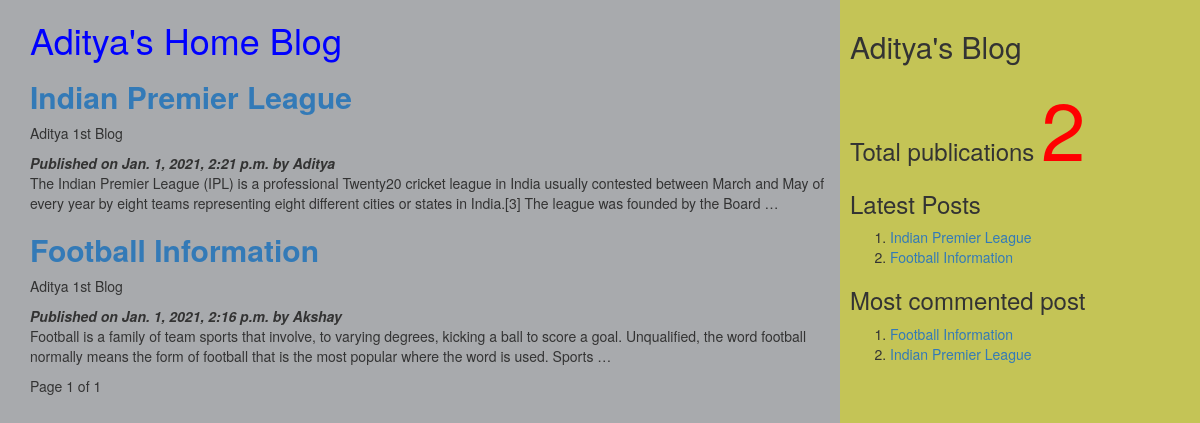
The page / on the database its author committed.
### myApp/models.py (models this page shows, shortened)
class Post(models.Model):
          tags=TaggableManager()
          STATUS_CHOICES=(('draft','Draft'),('published','Published'))
          title=models.CharField(max_length=256)
          slug=models.SlugField(max_length=264,unique_for_date='publish')
          author=models.ForeignKey(User,related_name='blog_posts',on_delete= models.CASCADE)
          body=models.TextField()
          publish=models.DateTimeField(default=timezone.now)
          created=models.DateTimeField(auto_now_add=True)
          updated=models.DateTimeField(auto_now=True)
          status= models.CharField(max_length=10,choices=STATUS_CHOICES,default='draft')
          objects=CustomManager()
          class Meta:
                ordering=('-publish',)
          def get_absolute_url(self):
                return reverse('post_detail',args=[self.publish.year,self.publish.strftime('%m'),self.publish.strftime('%d'),self.slug])

### myApp/views.py (the view)
# urls.py: url(r'^$',views.post_list_view),
def post_list_view(request,tag_slug=None):
    post_list=Post.objects.all()
    tag=None
    if tag_slug:
        tag=get_object_or_404(Tag,slug=tag_slug)#provided slug
        post_list=post_list.filter(tags__in=[tag])
    paginator=Paginator(post_list,2) #step1
    page_number=request.GET.get('page') #step2
    try:
       post_list=paginator.page(page_number) #step2
    except PageNotAnInteger:
       post_list=paginator.page(1) #step 3
    except EmptyPage:
      post_list=paginator.page(paginator.num_pages) #step 4
    d={'post_list':post_list,'tag':tag}
    return render(request,'myApp/post_list.html',d)

### myApp/models.py (called while the page is built)
    def get_queryset(self):
        return super().get_queryset().filter(status='published')

### myApp/templatetags/mytags.py (called while the page is built)
@register.simple_tag
def total_posts():
    return Post.objects.count()

@register.inclusion_tag('myApp/latest_post.html')
def show_latest_posts(count=3):
    latest_posts=Post.objects.order_by('-publish')[:count]
    return {'latest_posts':latest_posts}

@register.simple_tag
def get_most_commented_posts(count=2):
    return Post.objects.annotate(total_comments=Count('comments')).order_by('-total_comments')[:count]

### templates/myApp/post_list.html (shortened to what this page needs)
<html>
    {%extends 'myApp/parent.html'%}
        {%block content_block%}
        <h1 style="color:blue">Aditya's Home Blog</h1>
        {%for post in post_list%}
        <a href="{{post.get_absolute_url}}"><h2><b>{{post.title}}</b></h2></a>
        <p>Aditya 1st Blog</p>
        <i><b>Published on {{post.publish}} by {{post.author|title}}</b></i>
        {{post.body|truncatewords:40|linebreaks}}
        {%endfor%}
        {%include 'myApp/pagination.html' with page=post_list%}
        {%endblock%}

### templates/myApp/parent.html (shortened to what this page needs)
<html>
{%load mytags%}
    <head>
        <link rel="stylesheet" href="https://maxcdn.bootstrapcdn.com/bootstrap/3.3.7/css/bootstrap.min.css">
    </head>
    <body>
        <div class="content" style="width:70%;float:left;background-color:a8aaad;height:300%;padding:0 0 0 30px">
              {%block content_block%}
              {%endblock%}
        </div>
        <div class="sidebar" style="width:30%;float:right;background-color:#c4c456;height:300%;padding:10px">
            <h2>Aditya's Blog</h2>
            <h3>Total publications
              <span style="color:red;font-size:80px">
              {%total_posts%}</span>
              <h3>Latest Posts</h3>
              {% show_latest_posts 2 %}
              <h3>Most commented post</h3>
              {%get_most_commented_posts as m%}
              <ol>
                {%for post in m%}
                <li><a href="{{post.get_absolute_url}}">{{post.title}}</a></li>
                {%endfor%}
              </ol>
            </h3>
        </div>
    </body>
</html>

### templates/myApp/pagination.html (shortened to what this page needs)
<!DOCTYPE html>
<html lang="en" dir="ltr">
  <body>
     <div class="paginator">
      <span>Page {{page.number}} of {{page.paginator.num_pages}}</span>&nbsp&nbsp
     </div>
  </body>
</html>

### templates/myApp/latest_post.html
<!DOCTYPE html>
<html lang="en" dir="ltr">
  <body>
    <ol>
    {%for post in latest_posts%}
    <li><a href="{{post.get_absolute_url}}">{{post.title}}</a></li>
    {%endfor%}
    </ol>
  </body>
</html>

### rows shown on the page
Post: title "Indian Premier League", publish "Jan. 1, 2021, 2:21 p.m.", author "Aditya", body "The Indian Premier League (IPL) is a professional Twenty20 cricket league in India usually contested between March and May of every year by eight teams representing eight different cities or states in India.[3] The league was founded by the Board …"
Post: title "Football Information", publish "Jan. 1, 2021, 2:16 p.m.", author "Akshay", body "Football is a family of team sports that involve, to varying degrees, kicking a ball to score a goal. Unqualified, the word football normally means the form of football that is the most popular where the word is used. Sports …"

### other values the page prints
{{ page.number }} "1"
{{ page.paginator.num_pages }} "1"
